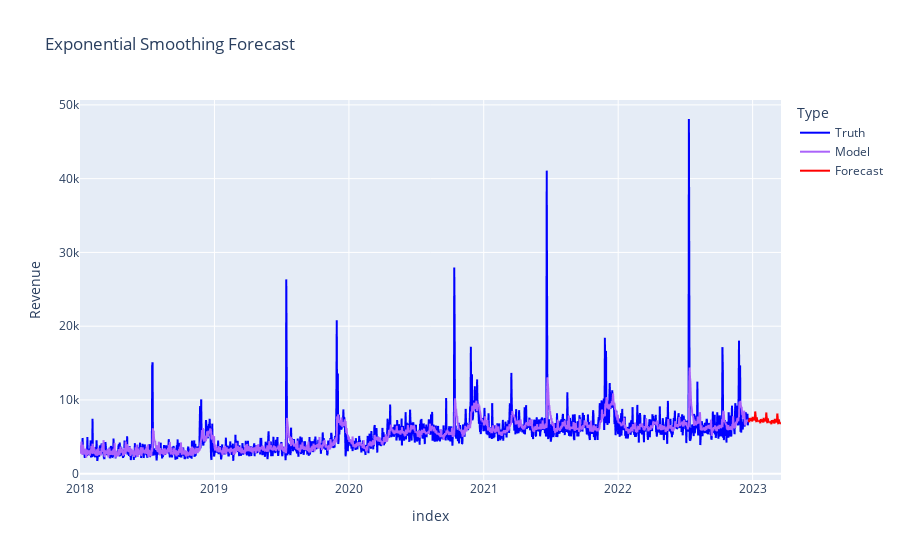

Source (notebook cell):
### Code cell
import plotly.graph_objects as go

# Create a DataFrame with the actual revenue and the forecasts
smoothData = pd.DataFrame({
        'Truth': revenue.values,
        'Model': expModel.fittedvalues
}, index=revenue.index)

# Add the forecasts to the DataFrame
forecast_dates = pd.date_range(start=revenue.index[-1], periods=90, freq='D')
forecast_df = pd.DataFrame({
        'Forecast': expForecast
}, index=forecast_dates)

# Combine the actual and forecast data
combined_data = pd.concat([smoothData, forecast_df])

# Plot the data
fig = px.line(combined_data, y=['Truth', 'Model', 'Forecast'], 
              title='Exponential Smoothing Forecast', 
              labels={'value': 'Revenue', 'variable': 'Type'},
                          x=combined_data.index,
                          color_discrete_map={
                                  "Truth": 'blue',
                                  'Moedl': 'red',
                                  'Forecast': 'red'
                          })

fig.show()

### Figure 1 — Plotly figure (JSON) as saved in the notebook; plotly's stock layout.template omitted (floating-point values rounded to 4 significant figures; data arrays with more than 128 entries replaced by an {"elided": "..."} marker saying what was removed)
{"data": [{"hovertemplate": "Type=Truth<br>index=%{x}<br>Revenue=%{y}<extra></extra>", "legendgroup": "Truth", "line": {"color": "blue", "dash": "solid"}, "marker": {"symbol": "circle"}, "mode": "lines", "name": "Truth", "showlegend": true, "type": "scattergl", "x": {"elided": "1905 str values"}, "xaxis": "x", "y": {"elided": "1905 float values"}, "yaxis": "y"}, {"hovertemplate": "Type=Model<br>index=%{x}<br>Revenue=%{y}<extra></extra>", "legendgroup": "Model", "line": {"color": "#ab63fa", "dash": "solid"}, "marker": {"symbol": "circle"}, "mode": "lines", "name": "Model", "showlegend": true, "type": "scattergl", "x": {"elided": "1905 str values"}, "xaxis": "x", "y": {"elided": "1905 float values"}, "yaxis": "y"}, {"hovertemplate": "Type=Forecast<br>index=%{x}<br>Revenue=%{y}<extra></extra>", "legendgroup": "Forecast", "line": {"color": "red", "dash": "solid"}, "marker": {"symbol": "circle"}, "mode": "lines", "name": "Forecast", "showlegend": true, "type": "scattergl", "x": {"elided": "1905 str values"}, "xaxis": "x", "y": {"elided": "1905 float values"}, "yaxis": "y"}], "layout": {"legend": {"title": {"text": "Type"}, "tracegroupgap": 0}, "title": {"text": "Exponential Smoothing Forecast"}, "xaxis": {"anchor": "y", "domain": [0, 1], "title": {"text": "index"}}, "yaxis": {"anchor": "x", "domain": [0, 1], "title": {"text": "Revenue"}}}}
